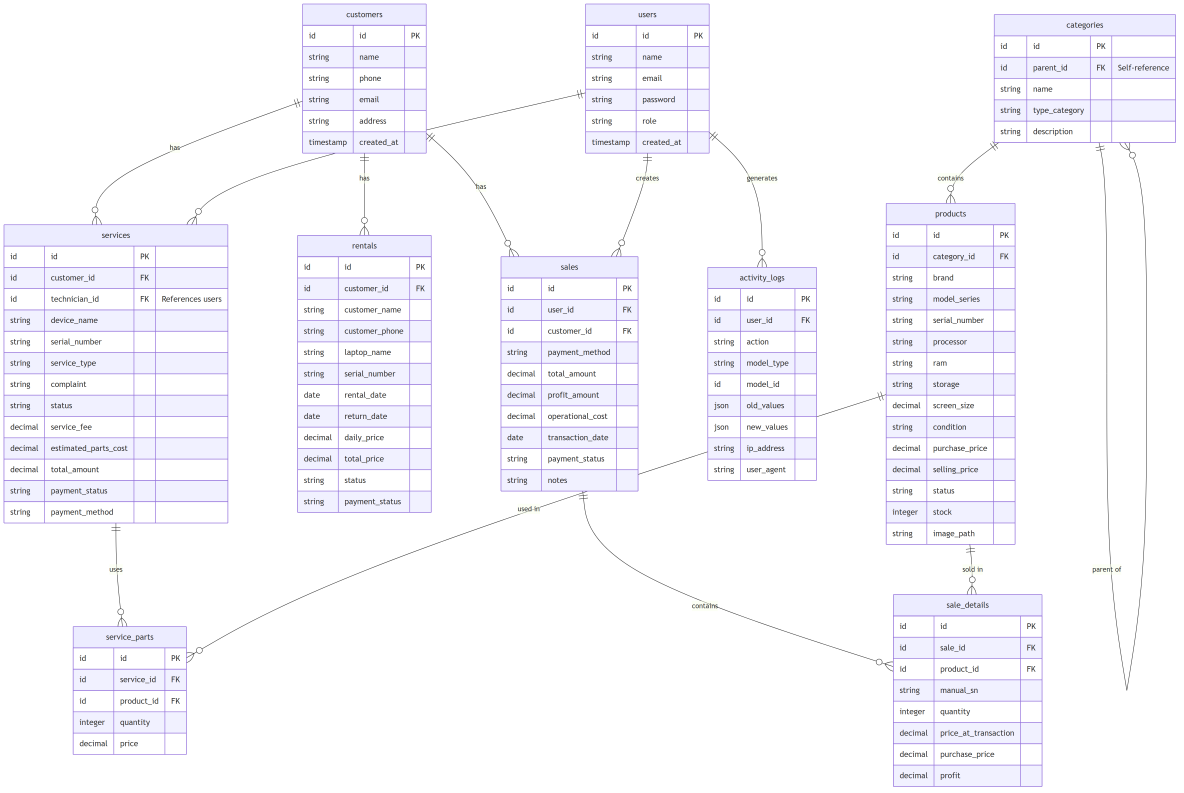
#> input picture ERD_LKTech_mermaid.png, 4734 x 3172 px, given as the content of the folder public/images/martabak-jawara, which was not available (shown at 1/4 size)
$ python compress_martabak.py
#> lines starting #> are read from the running program, lines starting #| are printed output that depends on the picture
"""
Kompres gambar Martabak Jawara ke WebP untuk web.
- Input  : public/images/martabak-jawara/*.jpeg
- Output : public/images/martabak-jawara/*.webp
- Kualitas: 78 | Max: 1080px lebar (cukup untuk gallery web)
"""

import os, sys
from pathlib import Path
from PIL import Image

# Force UTF-8 output
sys.stdout.reconfigure(encoding='utf-8')

SRC_DIR    = Path("public/images/martabak-jawara")
QUALITY    = 78
MAX_WIDTH  = 1080
MAX_HEIGHT = 1440

results = []

for src in sorted(list(SRC_DIR.glob("*.jpeg")) + list(SRC_DIR.glob("*.jpg")) + list(SRC_DIR.glob("*.png"))):
    dst = src.with_suffix(".webp")
    orig_kb = src.stat().st_size / 1024

    with Image.open(src) as img:
#> img is the input picture: PIL image 4734x3172 RGB; mean R, G, B 248.2, 247.6, 251.8
        if img.mode in ("RGBA", "P"):
            img = img.convert("RGB")
        w, h = img.size
#> w = 4734; h = 3172
        if w > MAX_WIDTH or h > MAX_HEIGHT:
            img.thumbnail((MAX_WIDTH, MAX_HEIGHT), Image.LANCZOS)
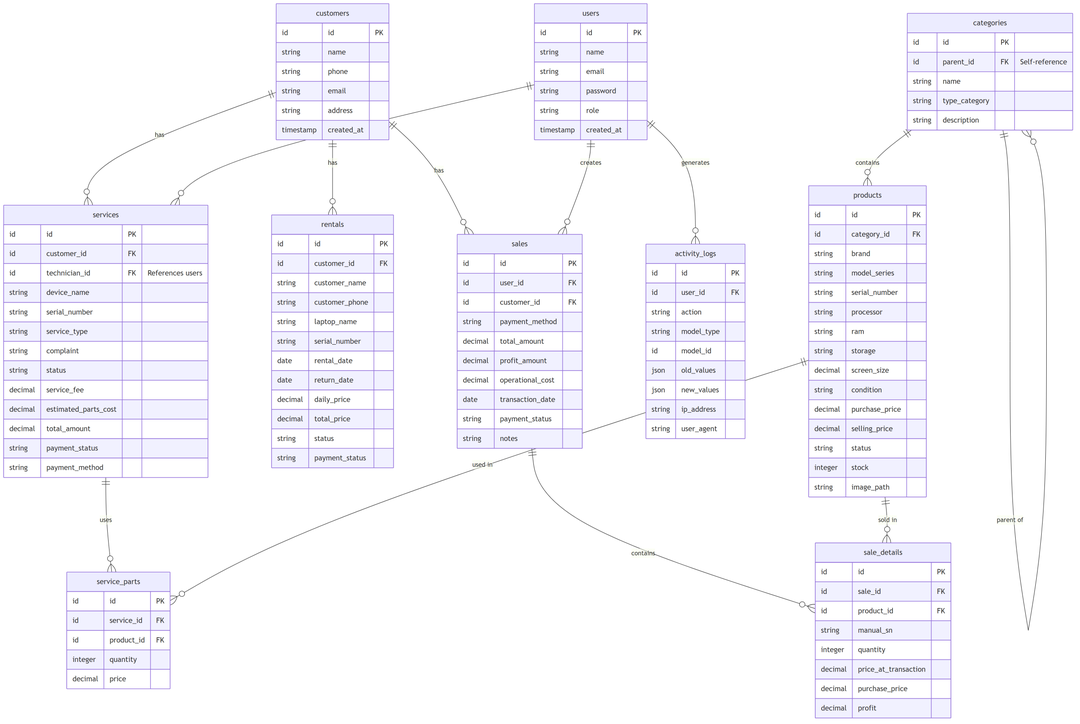
#> img: PIL image 1080x724 RGB; mean R, G, B 248, 247.3, 251.6
        img.save(dst, "WEBP", quality=QUALITY, method=6)

    new_kb = dst.stat().st_size / 1024
    saving = (1 - new_kb / orig_kb) * 100
    results.append((src.name, orig_kb, new_kb, saving))
    print(f"  {src.name:<55} {orig_kb:>7.1f} KB -> {new_kb:>6.1f} KB  ({saving:.0f}% lebih kecil)")

total_orig = sum(r[1] for r in results)
total_new  = sum(r[2] for r in results)
print("")
print(f"  Total {len(results)} file | {total_orig/1024:.2f} MB -> {total_new/1024:.2f} MB (hemat {(1-total_new/total_orig)*100:.0f}%)")
print("Selesai! File .webp sudah dibuat di:", SRC_DIR)

$ run again, on LRS_LKTech_mermaid.png
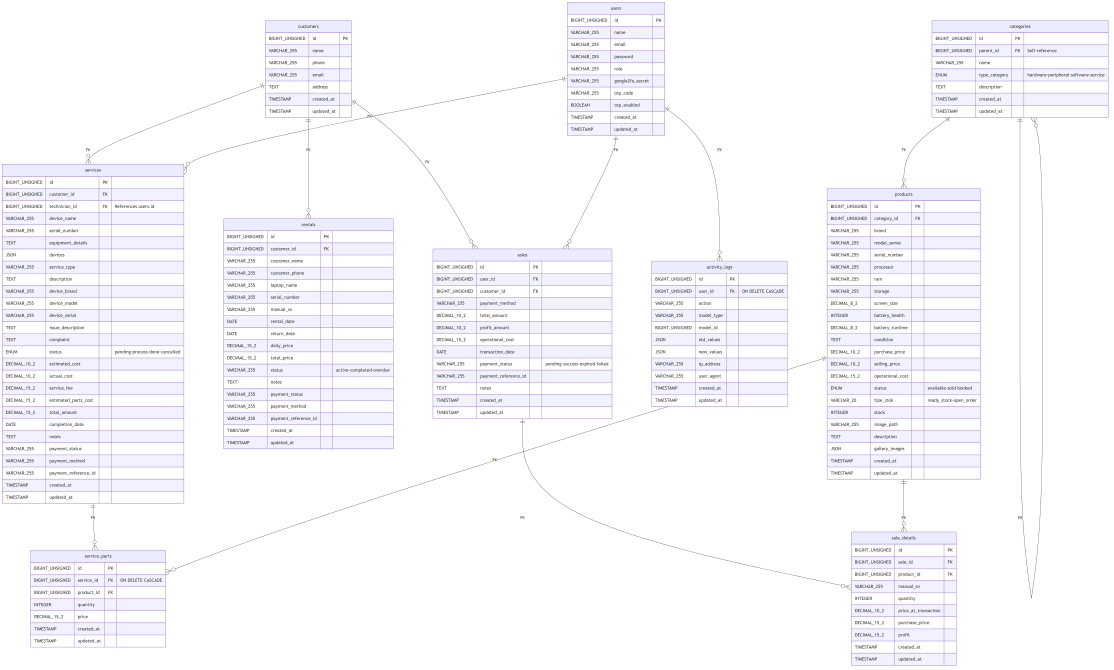
#> input picture LRS_LKTech_mermaid.png, 5568 x 3348 px, given as the content of the folder public/images/martabak-jawara, which was not available (shown at 1/5 size)
#> img is the input picture: PIL image 5568x3348 RGB; mean R, G, B 248.5, 247.9, 252.1
#> `img.thumbnail((MAX_WIDTH, MAX_HEIGHT), Image.LANCZOS)`:
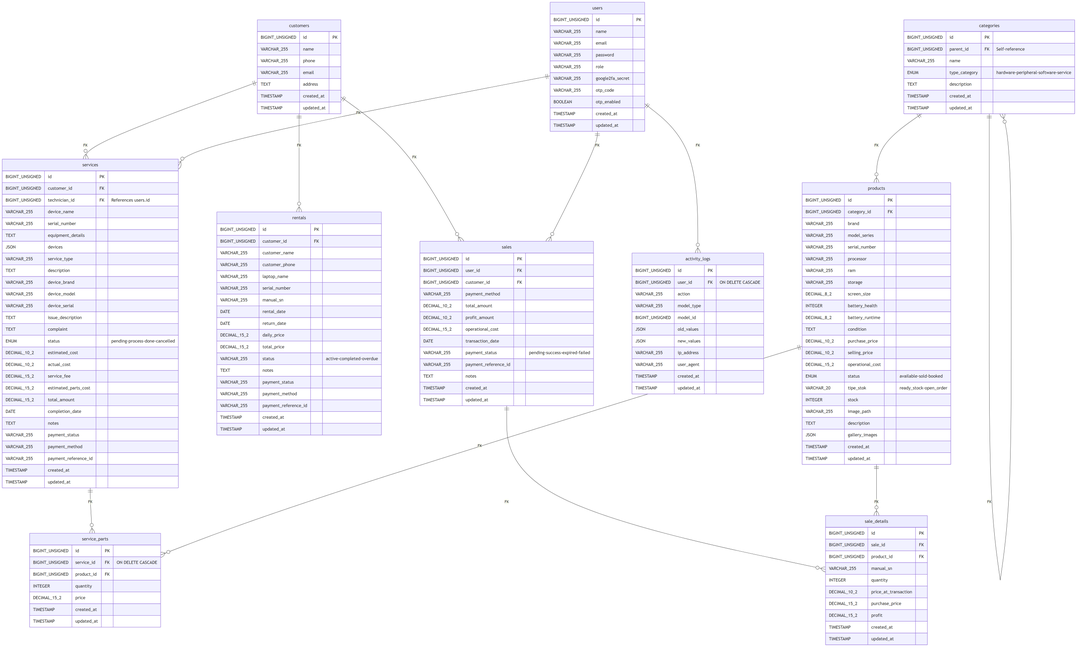
#> img: PIL image 1080x649 RGB; mean R, G, B 248.3, 247.6, 251.9

$ run again, on LRS_LKtech_Full.png
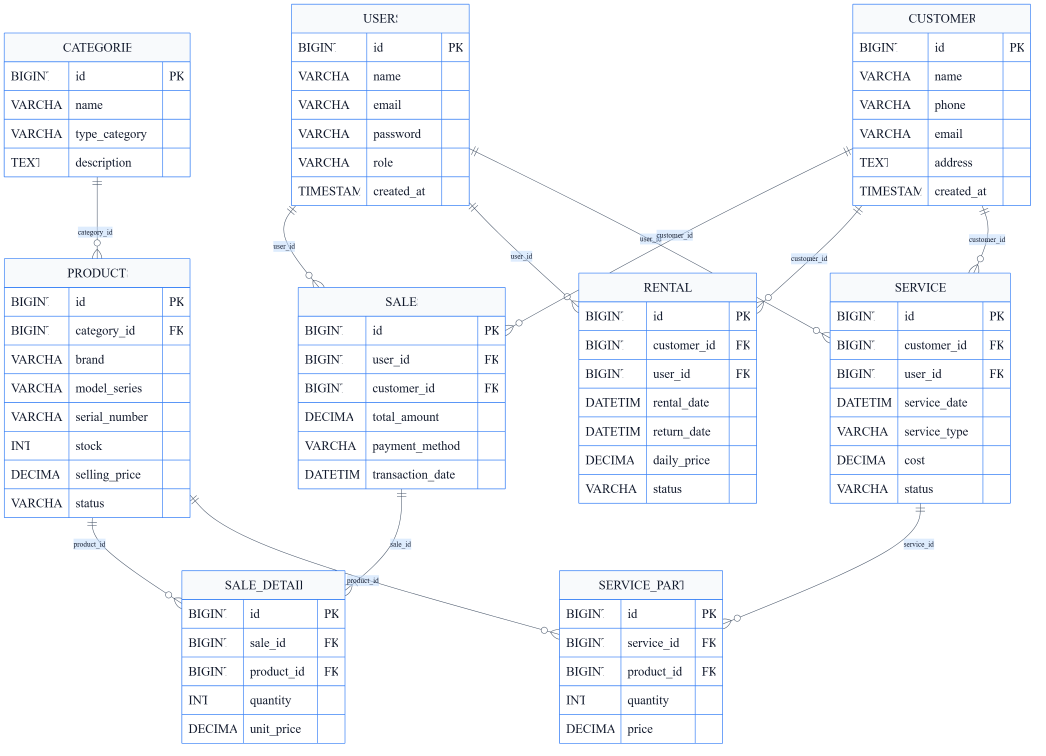
#> input picture LRS_LKtech_Full.png, 3136 x 2268 px, given as the content of the folder public/images/martabak-jawara, which was not available (shown at 1/3 size)
#> img is the input picture: PIL image 3136x2268 RGBA; mean R, G, B, A 99.5, 101.3, 104.1, 107.4
#> `img = img.convert("RGB")`:
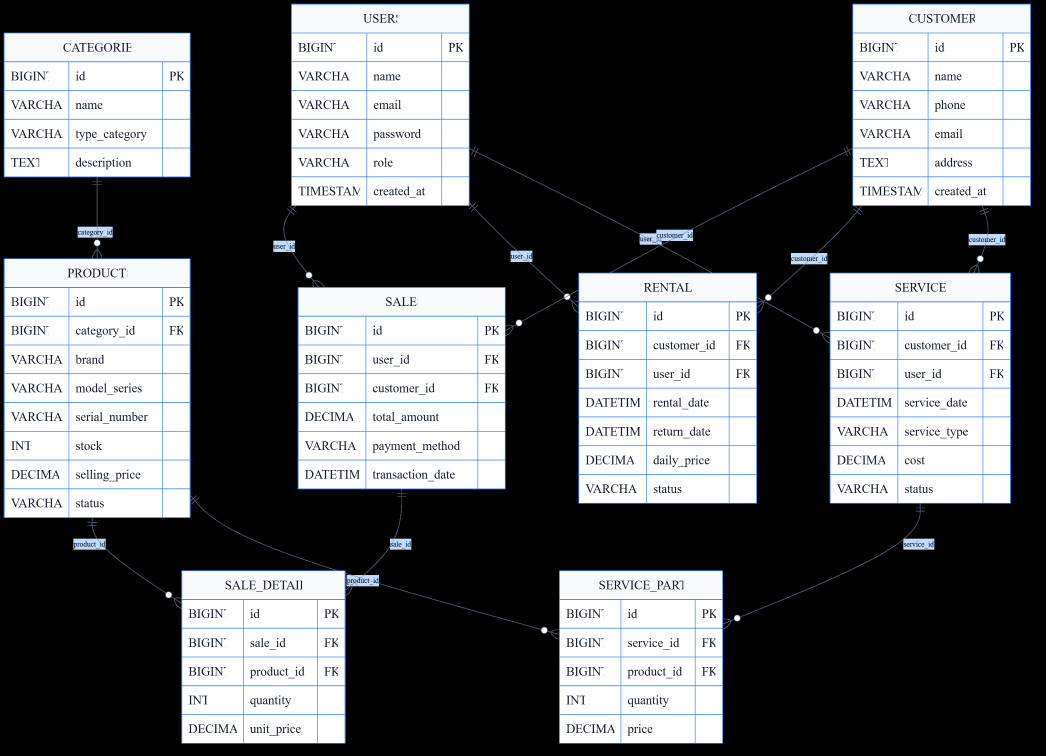
#> img: PIL image 3136x2268 RGB (shown at 1/3 size); mean R, G, B 99.5, 101.3, 104.1
#> `img.thumbnail((MAX_WIDTH, MAX_HEIGHT), Image.LANCZOS)`:
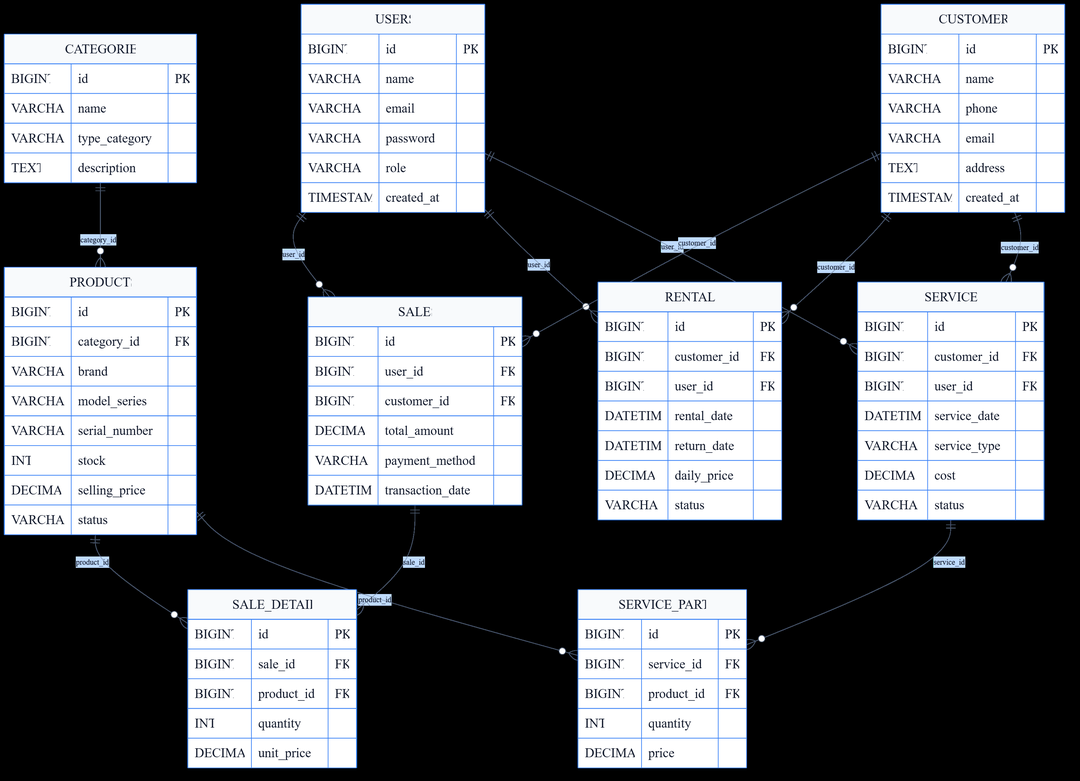
#> img: PIL image 1080x781 RGB; mean R, G, B 98.9, 100.9, 103.9
